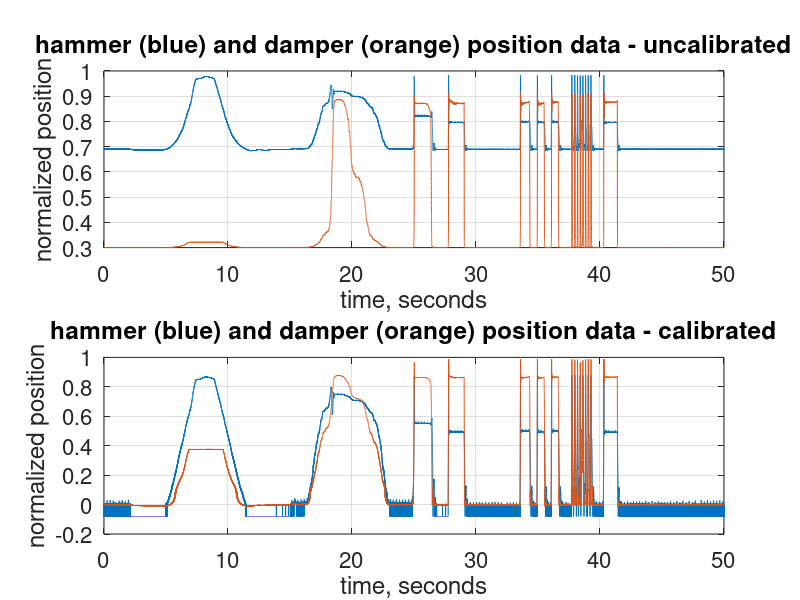

This chart was generated by the following MATLAB code:
% gcz, 2023
% 
% To use this file:
% 1. Install Octave or Matlab.
% 2. Type:
%      plot_hammer_damper_data
%    in the command window of Octave or Matlab.
%
% See README.md in this directory for details.
clear;

% Two columns of data.
% First column is hammer data.
% Second column is damper data.
% Data is sampled at 2000 samples per second and with 17-bits of ADC.
fprintf("Loading data file...\n");
load hammer_damper_2K_17b.txt;

hammer = hammer_damper_2K_17b(:,1);
damper = hammer_damper_2K_17b(:,2);
t = [0:length(hammer)-1]/2000;

% Measured as part of calibration process.
% First I removed these, then I computed cal values.
damper_offset = 0.3;
damper_gain = 0.58;

% First column is 1/32" increments at front of piano key.
% Divide by 16 to normalize 0 to 1.
% Second column is resulting ADC output after removing
% damper_offset and normalizing by damper_gain.
damper_cal_points = [
  0/16  0;
  1/16  0.0015;
  2/16  0.0035;
  3/16  0.0064;
  4/16  0.0115;
  5/16  0.0165;
  6/16  0.0260;
  7/16  0.0365;
  8/16  0.0570;
  9/16  0.0810;
  10/16 0.1450;
  11/16 0.2250;
  12/16 0.3650;
  13/16 0.5700;
  14/16 0.8100;
  15/16 1.0000;
];

% Calibration values for hammer.
hammer_offset = 0.69;
hammer_gain = 0.29;

% First column is 1/64" at hammer shank CNY-70 transmit emitter location.
% Divide by 10 to normalize 0 to 1.
% Second column is resulting ADC output after removing
% hammer_offset and normalizing by hammer_gain.
% Except last value was about 1/2 way to the final ruler tick.
hammer_cal_points = [
  0/10 0;
  1/10 0.015;
  2/10 0.04;
  3/10 0.11;
  4/10 0.17;
  5/10 0.28;
  6/10 0.39;
  7/10 0.57;
  8/10 0.75;
  9/10 0.9;
  19/20 1;
];

% Calibrate the hammer.
% Selected 6 for polynomial degree based on trial-and-error fitting.
fprintf("Calibrating hammer data...\n");
hammer2 = hammer - hammer_offset;
hammer2 = hammer2 / hammer_gain;
p_h = polyfit(hammer_cal_points(:,1),hammer_cal_points(:,2),6);
x_h = [0:0.0001:1];
y_h = polyval(p_h,x_h);
hammer_cal = zeros(1,length(hammer));
for k = 1:length(hammer),
  ind = min(find(y_h > hammer2(k)));
  if length(ind) > 0,
    hammer_cal(k) = x_h(ind);
  else
    hammer_cal(k) = hammer2(k);
  end;
end;

% Hack to fix small signal fitting.
hammer_cal = hammer_cal - hammer_cal(1);

% Calibrate damper.
% Selected 10 for polynomial degree based on trial-and-error fitting.
fprintf("Calibrating damper data...\n");
damper2 = damper - damper_offset;
damper2 = damper2 / damper_gain;
p_d = polyfit(damper_cal_points(:,1),damper_cal_points(:,2),10);
x_d = [0:0.0001:1];
y_d = polyval(p_d,x_d);
damper_cal = zeros(1,length(damper));
for k = 1:length(damper),
  ind = min(find(y_d > damper2(k)));
  if length(ind) > 0,
    damper_cal(k) = x_d(ind);
  else
    damper_cal(k) = damper2(k);
  end;
end;

% Hack to fix small signal fitting.
damper_cal = damper_cal - damper_cal(1);

% Plot all data.
fprintf("Plotting results...\n");
figure(1);
subplot(2,1,1);
plot(t, hammer, t, damper);
title('hammer (blue) and damper (orange) position data - uncalibrated');
ylabel('normalized position');
xlabel('time, seconds');
set(gca,"fontsize",16);
grid;
subplot(2,1,2);
plot(t, hammer_cal, t, damper_cal);
title('hammer (blue) and damper (orange) position data - calibrated');
ylabel('normalized position');
xlabel('time, seconds');
set(gca,"fontsize",16);
grid;